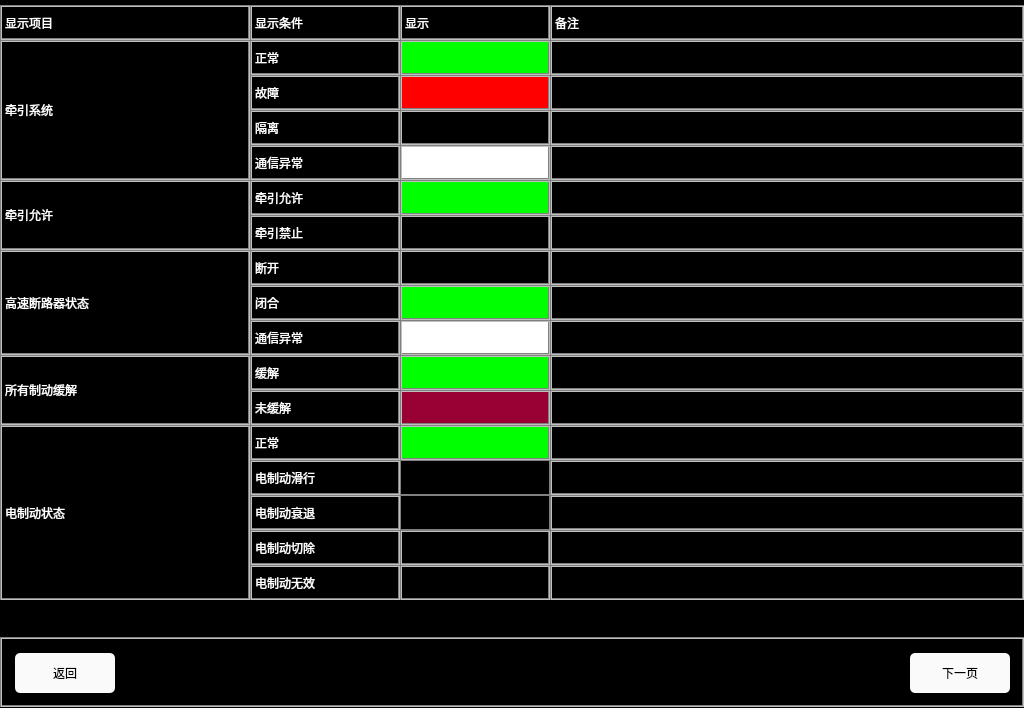
<?xml version="1.0" encoding="UTF-8"?>
<ui version="4.0">
 <class>TractionHelpPage</class>
 <widget class="QWidget" name="TractionHelpPage">
  <property name="geometry">
   <rect>
    <x>0</x>
    <y>0</y>
    <width>1024</width>
    <height>708</height>
   </rect>
  </property>
  <property name="windowTitle">
   <string>Form</string>
  </property>
  <property name="styleSheet">
   <string notr="true">QLabel
{
	color: white;
	border: 2px groove, gray;
    border-color: gray;
	font: 20px, &quot;SimHei&quot;;	
}

QWidget
{
	background-color: black;
}

QPushButton
{
	font: 20px, &quot;SimHei&quot;;
    color: black;
	background-color: rgb(250, 250, 250);
	border-radius: 5px;
}</string>
  </property>
  <widget class="QLabel" name="label_voltage4_1">
   <property name="geometry">
    <rect>
     <x>400</x>
     <y>145</y>
     <width>150</width>
     <height>35</height>
    </rect>
   </property>
   <property name="styleSheet">
    <string notr="true">background-color: white;</string>
   </property>
   <property name="text">
    <string/>
   </property>
  </widget>
  <widget class="QLabel" name="label_viewItem">
   <property name="geometry">
    <rect>
     <x>400</x>
     <y>40</y>
     <width>150</width>
     <height>35</height>
    </rect>
   </property>
   <property name="styleSheet">
    <string notr="true">background-color: rgb(0,255,0);</string>
   </property>
   <property name="text">
    <string/>
   </property>
  </widget>
  <widget class="QLabel" name="label_voltage1_2">
   <property name="geometry">
    <rect>
     <x>550</x>
     <y>75</y>
     <width>474</width>
     <height>35</height>
    </rect>
   </property>
   <property name="text">
    <string/>
   </property>
  </widget>
  <widget class="QLabel" name="label_voltage4_2">
   <property name="geometry">
    <rect>
     <x>550</x>
     <y>145</y>
     <width>474</width>
     <height>35</height>
    </rect>
   </property>
   <property name="text">
    <string/>
   </property>
  </widget>
  <widget class="QLabel" name="label_breakLevel4_5">
   <property name="geometry">
    <rect>
     <x>250</x>
     <y>5</y>
     <width>150</width>
     <height>35</height>
    </rect>
   </property>
   <property name="text">
    <string>显示条件</string>
   </property>
  </widget>
  <widget class="QLabel" name="label_viewComment">
   <property name="geometry">
    <rect>
     <x>550</x>
     <y>40</y>
     <width>474</width>
     <height>35</height>
    </rect>
   </property>
   <property name="text">
    <string/>
   </property>
  </widget>
  <widget class="QLabel" name="label_breakLevel4_4">
   <property name="geometry">
    <rect>
     <x>400</x>
     <y>5</y>
     <width>150</width>
     <height>35</height>
    </rect>
   </property>
   <property name="styleSheet">
    <string notr="true"/>
   </property>
   <property name="text">
    <string>显示</string>
   </property>
  </widget>
  <widget class="QLabel" name="label_voltage1_1">
   <property name="geometry">
    <rect>
     <x>400</x>
     <y>75</y>
     <width>150</width>
     <height>35</height>
    </rect>
   </property>
   <property name="styleSheet">
    <string notr="true">background-color: red;</string>
   </property>
   <property name="text">
    <string/>
   </property>
  </widget>
  <widget class="QLabel" name="label_voltage3_1">
   <property name="geometry">
    <rect>
     <x>400</x>
     <y>110</y>
     <width>150</width>
     <height>35</height>
    </rect>
   </property>
   <property name="styleSheet">
    <string notr="true">border-image: url(:/image/cut.png);</string>
   </property>
   <property name="text">
    <string/>
   </property>
  </widget>
  <widget class="QLabel" name="label_current_2">
   <property name="geometry">
    <rect>
     <x>0</x>
     <y>5</y>
     <width>250</width>
     <height>35</height>
    </rect>
   </property>
   <property name="text">
    <string>显示项目</string>
   </property>
  </widget>
  <widget class="QLabel" name="label_voltage4">
   <property name="geometry">
    <rect>
     <x>250</x>
     <y>145</y>
     <width>150</width>
     <height>35</height>
    </rect>
   </property>
   <property name="text">
    <string>通信异常</string>
   </property>
  </widget>
  <widget class="QLabel" name="label_breakLevel4_3">
   <property name="geometry">
    <rect>
     <x>550</x>
     <y>5</y>
     <width>474</width>
     <height>35</height>
    </rect>
   </property>
   <property name="text">
    <string>备注</string>
   </property>
  </widget>
  <widget class="QLabel" name="label_voltage3">
   <property name="geometry">
    <rect>
     <x>250</x>
     <y>110</y>
     <width>150</width>
     <height>35</height>
    </rect>
   </property>
   <property name="text">
    <string>隔离</string>
   </property>
  </widget>
  <widget class="QLabel" name="label_voltage">
   <property name="geometry">
    <rect>
     <x>0</x>
     <y>40</y>
     <width>250</width>
     <height>140</height>
    </rect>
   </property>
   <property name="text">
    <string>牵引系统</string>
   </property>
  </widget>
  <widget class="QLabel" name="label_voltage3_2">
   <property name="geometry">
    <rect>
     <x>550</x>
     <y>110</y>
     <width>474</width>
     <height>35</height>
    </rect>
   </property>
   <property name="text">
    <string/>
   </property>
  </widget>
  <widget class="QLabel" name="label_voltage1">
   <property name="geometry">
    <rect>
     <x>250</x>
     <y>75</y>
     <width>150</width>
     <height>35</height>
    </rect>
   </property>
   <property name="text">
    <string>故障</string>
   </property>
  </widget>
  <widget class="QLabel" name="label_viewCondition">
   <property name="geometry">
    <rect>
     <x>250</x>
     <y>40</y>
     <width>150</width>
     <height>35</height>
    </rect>
   </property>
   <property name="text">
    <string>正常</string>
   </property>
  </widget>
  <widget class="QLabel" name="label_viewCondition_2">
   <property name="geometry">
    <rect>
     <x>250</x>
     <y>250</y>
     <width>150</width>
     <height>35</height>
    </rect>
   </property>
   <property name="text">
    <string>断开</string>
   </property>
  </widget>
  <widget class="QLabel" name="label_voltage4_3">
   <property name="geometry">
    <rect>
     <x>550</x>
     <y>320</y>
     <width>474</width>
     <height>35</height>
    </rect>
   </property>
   <property name="text">
    <string/>
   </property>
  </widget>
  <widget class="QLabel" name="label_viewItem_2">
   <property name="geometry">
    <rect>
     <x>400</x>
     <y>250</y>
     <width>150</width>
     <height>35</height>
    </rect>
   </property>
   <property name="styleSheet">
    <string notr="true"/>
   </property>
   <property name="text">
    <string/>
   </property>
  </widget>
  <widget class="QLabel" name="label_voltage_2">
   <property name="geometry">
    <rect>
     <x>0</x>
     <y>250</y>
     <width>250</width>
     <height>105</height>
    </rect>
   </property>
   <property name="text">
    <string>高速断路器状态</string>
   </property>
  </widget>
  <widget class="QLabel" name="label_voltage1_3">
   <property name="geometry">
    <rect>
     <x>400</x>
     <y>285</y>
     <width>150</width>
     <height>35</height>
    </rect>
   </property>
   <property name="styleSheet">
    <string notr="true">background-color: rgb(0,255,0);</string>
   </property>
   <property name="text">
    <string/>
   </property>
  </widget>
  <widget class="QLabel" name="label_viewComment_2">
   <property name="geometry">
    <rect>
     <x>550</x>
     <y>250</y>
     <width>474</width>
     <height>35</height>
    </rect>
   </property>
   <property name="text">
    <string/>
   </property>
  </widget>
  <widget class="QLabel" name="label_voltage4_4">
   <property name="geometry">
    <rect>
     <x>400</x>
     <y>320</y>
     <width>150</width>
     <height>35</height>
    </rect>
   </property>
   <property name="styleSheet">
    <string notr="true">background-color: white;</string>
   </property>
   <property name="text">
    <string/>
   </property>
  </widget>
  <widget class="QLabel" name="label_voltage1_4">
   <property name="geometry">
    <rect>
     <x>550</x>
     <y>285</y>
     <width>474</width>
     <height>35</height>
    </rect>
   </property>
   <property name="text">
    <string/>
   </property>
  </widget>
  <widget class="QLabel" name="label_voltage4_5">
   <property name="geometry">
    <rect>
     <x>250</x>
     <y>320</y>
     <width>150</width>
     <height>35</height>
    </rect>
   </property>
   <property name="text">
    <string>通信异常</string>
   </property>
  </widget>
  <widget class="QLabel" name="label_voltage1_5">
   <property name="geometry">
    <rect>
     <x>250</x>
     <y>285</y>
     <width>150</width>
     <height>35</height>
    </rect>
   </property>
   <property name="text">
    <string>闭合</string>
   </property>
  </widget>
  <widget class="QLabel" name="NavigatorBackground">
   <property name="geometry">
    <rect>
     <x>0</x>
     <y>637</y>
     <width>1024</width>
     <height>70</height>
    </rect>
   </property>
   <property name="text">
    <string/>
   </property>
  </widget>
  <widget class="QPushButton" name="btn_back">
   <property name="geometry">
    <rect>
     <x>15</x>
     <y>653</y>
     <width>100</width>
     <height>40</height>
    </rect>
   </property>
   <property name="styleSheet">
    <string notr="true">font: 20px, &quot;SimHei&quot;;
color: black;
background-color: rgb(250, 250, 250);
border-radius: 5px;</string>
   </property>
   <property name="text">
    <string>返回</string>
   </property>
  </widget>
  <widget class="QPushButton" name="btn_nextPage">
   <property name="geometry">
    <rect>
     <x>910</x>
     <y>653</y>
     <width>100</width>
     <height>40</height>
    </rect>
   </property>
   <property name="styleSheet">
    <string notr="true">font: 20px, &quot;SimHei&quot;;
color: black;
background-color: rgb(250, 250, 250);
border-radius: 5px;</string>
   </property>
   <property name="text">
    <string>下一页</string>
   </property>
  </widget>
  <widget class="QLabel" name="label_breakLevel3_9">
   <property name="geometry">
    <rect>
     <x>550</x>
     <y>180</y>
     <width>474</width>
     <height>35</height>
    </rect>
   </property>
   <property name="text">
    <string/>
   </property>
  </widget>
  <widget class="QLabel" name="label_breakLevel3_10">
   <property name="geometry">
    <rect>
     <x>250</x>
     <y>180</y>
     <width>150</width>
     <height>35</height>
    </rect>
   </property>
   <property name="text">
    <string>牵引允许</string>
   </property>
  </widget>
  <widget class="QLabel" name="label_breakLevel3_11">
   <property name="geometry">
    <rect>
     <x>400</x>
     <y>180</y>
     <width>150</width>
     <height>35</height>
    </rect>
   </property>
   <property name="styleSheet">
    <string notr="true">background-color: rgb(0,255,0);</string>
   </property>
   <property name="text">
    <string/>
   </property>
  </widget>
  <widget class="QLabel" name="label_current_5">
   <property name="geometry">
    <rect>
     <x>0</x>
     <y>180</y>
     <width>250</width>
     <height>70</height>
    </rect>
   </property>
   <property name="text">
    <string>牵引允许</string>
   </property>
  </widget>
  <widget class="QLabel" name="label_breakLevel3_12">
   <property name="geometry">
    <rect>
     <x>550</x>
     <y>215</y>
     <width>474</width>
     <height>35</height>
    </rect>
   </property>
   <property name="text">
    <string/>
   </property>
  </widget>
  <widget class="QLabel" name="label_breakLevel3_13">
   <property name="geometry">
    <rect>
     <x>250</x>
     <y>215</y>
     <width>150</width>
     <height>35</height>
    </rect>
   </property>
   <property name="text">
    <string>牵引禁止</string>
   </property>
  </widget>
  <widget class="QLabel" name="label_breakLevel3_14">
   <property name="geometry">
    <rect>
     <x>400</x>
     <y>215</y>
     <width>150</width>
     <height>35</height>
    </rect>
   </property>
   <property name="styleSheet">
    <string notr="true"/>
   </property>
   <property name="text">
    <string/>
   </property>
  </widget>
  <widget class="QLabel" name="label_breakLevel3_15">
   <property name="geometry">
    <rect>
     <x>550</x>
     <y>390</y>
     <width>474</width>
     <height>35</height>
    </rect>
   </property>
   <property name="text">
    <string/>
   </property>
  </widget>
  <widget class="QLabel" name="label_breakLevel3_16">
   <property name="geometry">
    <rect>
     <x>550</x>
     <y>355</y>
     <width>474</width>
     <height>35</height>
    </rect>
   </property>
   <property name="text">
    <string/>
   </property>
  </widget>
  <widget class="QLabel" name="label_current_6">
   <property name="geometry">
    <rect>
     <x>0</x>
     <y>355</y>
     <width>250</width>
     <height>70</height>
    </rect>
   </property>
   <property name="text">
    <string>所有制动缓解</string>
   </property>
  </widget>
  <widget class="QLabel" name="label_breakLevel3_17">
   <property name="geometry">
    <rect>
     <x>250</x>
     <y>355</y>
     <width>150</width>
     <height>35</height>
    </rect>
   </property>
   <property name="text">
    <string>缓解</string>
   </property>
  </widget>
  <widget class="QLabel" name="label_breakLevel3_18">
   <property name="geometry">
    <rect>
     <x>250</x>
     <y>390</y>
     <width>150</width>
     <height>35</height>
    </rect>
   </property>
   <property name="text">
    <string>未缓解</string>
   </property>
  </widget>
  <widget class="QLabel" name="label_breakLevel3_19">
   <property name="geometry">
    <rect>
     <x>400</x>
     <y>390</y>
     <width>150</width>
     <height>35</height>
    </rect>
   </property>
   <property name="styleSheet">
    <string notr="true">background-color:rgb(153, 0, 51);</string>
   </property>
   <property name="text">
    <string/>
   </property>
  </widget>
  <widget class="QLabel" name="label_breakLevel3_20">
   <property name="geometry">
    <rect>
     <x>400</x>
     <y>355</y>
     <width>150</width>
     <height>35</height>
    </rect>
   </property>
   <property name="styleSheet">
    <string notr="true">background-color: rgb(0,255,0);</string>
   </property>
   <property name="text">
    <string/>
   </property>
  </widget>
  <widget class="QLabel" name="label_breakLevel3_21">
   <property name="geometry">
    <rect>
     <x>400</x>
     <y>530</y>
     <width>150</width>
     <height>35</height>
    </rect>
   </property>
   <property name="styleSheet">
    <string notr="true">border-image: url(:/image/cut.png);</string>
   </property>
   <property name="text">
    <string/>
   </property>
  </widget>
  <widget class="QLabel" name="label_voltage1_6">
   <property name="geometry">
    <rect>
     <x>400</x>
     <y>460</y>
     <width>150</width>
     <height>35</height>
    </rect>
   </property>
   <property name="styleSheet">
    <string notr="true">image: url(:/image/slide.png);
border: 1px solid gray;</string>
   </property>
   <property name="text">
    <string/>
   </property>
  </widget>
  <widget class="QLabel" name="label_viewCondition_3">
   <property name="geometry">
    <rect>
     <x>250</x>
     <y>425</y>
     <width>150</width>
     <height>35</height>
    </rect>
   </property>
   <property name="text">
    <string>正常</string>
   </property>
  </widget>
  <widget class="QLabel" name="label_breakLevel3_22">
   <property name="geometry">
    <rect>
     <x>550</x>
     <y>565</y>
     <width>474</width>
     <height>35</height>
    </rect>
   </property>
   <property name="text">
    <string/>
   </property>
  </widget>
  <widget class="QLabel" name="label_voltage4_6">
   <property name="geometry">
    <rect>
     <x>400</x>
     <y>495</y>
     <width>150</width>
     <height>35</height>
    </rect>
   </property>
   <property name="styleSheet">
    <string notr="true">image: url(:/image/lower.png);
border: 1px solid gray;</string>
   </property>
   <property name="text">
    <string/>
   </property>
  </widget>
  <widget class="QLabel" name="label_breakLevel3_23">
   <property name="geometry">
    <rect>
     <x>550</x>
     <y>530</y>
     <width>474</width>
     <height>35</height>
    </rect>
   </property>
   <property name="text">
    <string/>
   </property>
  </widget>
  <widget class="QLabel" name="label_viewComment_3">
   <property name="geometry">
    <rect>
     <x>550</x>
     <y>425</y>
     <width>474</width>
     <height>35</height>
    </rect>
   </property>
   <property name="text">
    <string/>
   </property>
  </widget>
  <widget class="QLabel" name="label_voltage1_7">
   <property name="geometry">
    <rect>
     <x>550</x>
     <y>460</y>
     <width>474</width>
     <height>35</height>
    </rect>
   </property>
   <property name="text">
    <string/>
   </property>
  </widget>
  <widget class="QLabel" name="label_voltage_3">
   <property name="geometry">
    <rect>
     <x>0</x>
     <y>425</y>
     <width>250</width>
     <height>175</height>
    </rect>
   </property>
   <property name="text">
    <string>电制动状态</string>
   </property>
  </widget>
  <widget class="QLabel" name="label_breakLevel3_24">
   <property name="geometry">
    <rect>
     <x>250</x>
     <y>565</y>
     <width>150</width>
     <height>35</height>
    </rect>
   </property>
   <property name="text">
    <string>电制动无效</string>
   </property>
  </widget>
  <widget class="QLabel" name="label_viewItem_3">
   <property name="geometry">
    <rect>
     <x>400</x>
     <y>425</y>
     <width>150</width>
     <height>35</height>
    </rect>
   </property>
   <property name="styleSheet">
    <string notr="true">background-color: rgb(0,255,0);</string>
   </property>
   <property name="text">
    <string/>
   </property>
  </widget>
  <widget class="QLabel" name="label_voltage4_7">
   <property name="geometry">
    <rect>
     <x>550</x>
     <y>495</y>
     <width>474</width>
     <height>35</height>
    </rect>
   </property>
   <property name="text">
    <string/>
   </property>
  </widget>
  <widget class="QLabel" name="label_breakLevel3_25">
   <property name="geometry">
    <rect>
     <x>250</x>
     <y>530</y>
     <width>150</width>
     <height>35</height>
    </rect>
   </property>
   <property name="text">
    <string>电制动切除</string>
   </property>
  </widget>
  <widget class="QLabel" name="label_breakLevel3_26">
   <property name="geometry">
    <rect>
     <x>400</x>
     <y>565</y>
     <width>150</width>
     <height>35</height>
    </rect>
   </property>
   <property name="styleSheet">
    <string notr="true"/>
   </property>
   <property name="text">
    <string/>
   </property>
  </widget>
  <widget class="QLabel" name="label_voltage4_8">
   <property name="geometry">
    <rect>
     <x>250</x>
     <y>495</y>
     <width>150</width>
     <height>35</height>
    </rect>
   </property>
   <property name="text">
    <string>电制动衰退</string>
   </property>
  </widget>
  <widget class="QLabel" name="label_voltage1_8">
   <property name="geometry">
    <rect>
     <x>250</x>
     <y>460</y>
     <width>150</width>
     <height>35</height>
    </rect>
   </property>
   <property name="text">
    <string>电制动滑行</string>
   </property>
  </widget>
 </widget>
 <resources/>
 <connections/>
</ui>
